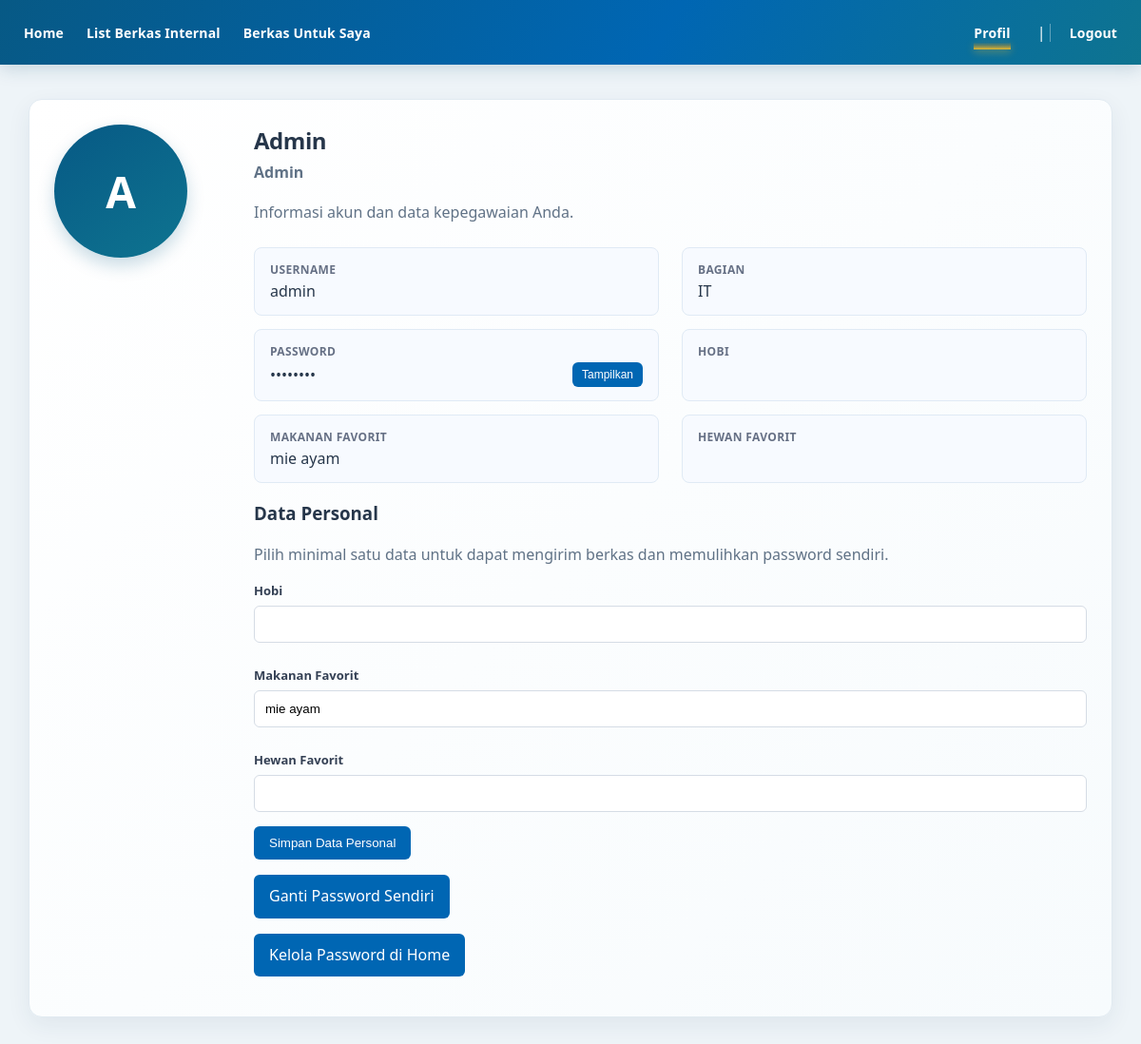
The app's page /index.php?aksi=profile (signed in) with its own data.
### tables this page shows
CREATE TABLE `user` (
  `id_user` int NOT NULL,
  `nama` varchar(50) NOT NULL,
  `username` varchar(50) NOT NULL,
  `password` varchar(255) NOT NULL,
  `bagian` varchar(50) NOT NULL,
  `role` enum('admin','pegawai') NOT NULL,
  `hobi` varchar(100) DEFAULT NULL,
  `makanan_favorit` varchar(100) DEFAULT NULL,
  `hewan_favorit` varchar(100) DEFAULT NULL
);

### controller/HomeController.php (called while the page is built, shortened)
<?php
require_once "model/User.php";
class HomeController {
    public function profile() {
        $model = new User();
        $data = $model->ambilUser($_SESSION['id_user']);
        require_once "views/profile.php";
    }
}
?>

### config/Koneksi.php (called while the page is built, shortened)
<?php
class Koneksi {
    public function getKoneksi() {
        $koneksi = new mysqli("localhost", "root", "", "e-berkas");
        $koneksi->query("SET time_zone = '+07:00'");
        return $koneksi;
    }
}
?>

### model/User.php (called while the page is built, shortened)
<?php
require_once "config/Koneksi.php";
class User {
    private $conn;
    public function __construct() {
        $db = new Koneksi();
        $this->conn = $db->getKoneksi();
        $this->pastikanKolomPersonal();
        $this->hapusKolomTidakTerpakai();
    }
    private function pastikanKolomPersonal() {
        $kolomPersonal = [
            'hobi' => 'VARCHAR(100) DEFAULT NULL',
            'makanan_favorit' => 'VARCHAR(100) DEFAULT NULL',
            'hewan_favorit' => 'VARCHAR(100) DEFAULT NULL'
        ];
        foreach ($kolomPersonal as $namaKolom => $definisi) {
            $namaKolomAman = $this->conn->real_escape_string($namaKolom);
            $cekKolom = $this->conn->query(
                "SHOW COLUMNS FROM `user` LIKE '$namaKolomAman'"
            );
        }
    }
    private function hapusKolomTidakTerpakai() {
        foreach (['email', 'no_tlp'] as $namaKolom) {
            $namaKolomAman = $this->conn->real_escape_string($namaKolom);
            $cekKolom = $this->conn->query(
                "SHOW COLUMNS FROM `user` LIKE '$namaKolomAman'"
            );
        }
    }
    public function ambilUser($id_user) {
        $stmt = $this->conn->prepare("SELECT * FROM `user` WHERE id_user = ?");
        $stmt->bind_param("i", $id_user);
        $stmt->execute();
        return $stmt->get_result()->fetch_assoc();
    }
}
?>

### views/profile.php (the view, shortened to what this page needs)
<!DOCTYPE html>
<html>
<head>
    <link rel="stylesheet" href="views/css/style.css?v=3">
</head>
<body>
    <div class="navbar">
        <a href="index.php?aksi=home">Home</a>
        <a href="index.php?aksi=berkas">List Berkas Internal</a>
        <a href="index.php?aksi=penerima">Berkas Untuk Saya</a>
        <span>
            <a class="active" aria-current="page" href="index.php?aksi=profile">Profil</a> |
            <a href="index.php?aksi=logout">Logout</a>
        </span>
    </div>
    <div class="container">
        <div class="box profile-card">
            <div class="profile-avatar">
                <?php echo strtoupper(substr($data['nama'], 0, 1)); ?>
            </div>
            <div class="profile-intro">
                <h2><?php echo htmlspecialchars($data['nama']); ?></h2>
                <p class="profile-role">
                    <?php echo htmlspecialchars(ucfirst($data['role'])); ?>
                </p>
                <p>Informasi akun dan data kepegawaian Anda.</p>
                <div class="profile-details">
                    <div class="profile-detail">
                        <strong>Username</strong>
                        <span><?php echo htmlspecialchars($data['username']); ?></span>
                    </div>
                    <div class="profile-detail">
                        <strong>Bagian</strong>
                        <span><?php echo htmlspecialchars($data['bagian']); ?></span>
                    </div>
                    <div class="profile-detail password-detail">
                        <strong>Password</strong>
                        <div class="password-row">
                            <span id="passwordValue" data-password="<?php echo htmlspecialchars($data['password'], ENT_QUOTES, 'UTF-8'); ?>">••••••••</span>
                            <button type="button" class="password-toggle" onclick="togglePassword()">Tampilkan</button>
                        </div>
                    </div>
                    <div class="profile-detail">
                        <strong>Hobi</strong>
                    </div>
                    <div class="profile-detail">
                        <strong>Makanan Favorit</strong>
                        <span><?php echo htmlspecialchars($data['makanan_favorit'] ?? '-'); ?></span>
                    </div>
                    <div class="profile-detail">
                        <strong>Hewan Favorit</strong>
                    </div>
                </div>
                <div class="profile-edit">
                    <h3>Data Personal</h3>
                    <p>Pilih minimal satu data untuk dapat mengirim berkas dan memulihkan password sendiri.</p>
                    <form action="index.php?aksi=prosesDataPersonal" method="POST">
                        <label>Hobi</label>
                        <input type="text" name="hobi" value="<?php echo htmlspecialchars($data['hobi'] ?? ''); ?>">
                        <label>Makanan Favorit</label>
                        <input type="text" name="makanan_favorit" value="<?php echo htmlspecialchars($data['makanan_favorit'] ?? ''); ?>">
                        <label>Hewan Favorit</label>
                        <input type="text" name="hewan_favorit" value="<?php echo htmlspecialchars($data['hewan_favorit'] ?? ''); ?>">
                        <button type="submit">Simpan Data Personal</button>
                    </form>
                </div>
                <p>
                    <a class="btn" href="index.php?aksi=gantiPassword">Ganti Password Sendiri</a>
                </p>
                <?php if ($data['role'] === 'admin') { ?>
                    <p>
                        <a class="btn" href="index.php?aksi=home">Kelola Password di Home</a>
                    </p>
                <?php } ?>
            </div>
        </div>
    </div>
</body>
</html>

### views/css/style.css (style rules this page uses)
* { box-sizing: border-box; }
body { margin: 0; font-family: "Segoe UI", Arial, sans-serif; background: #eef4f8; color: #26364a; animation: muncul 0.5s ease; }
.navbar { display: flex; align-items: center; min-height: 68px; background: linear-gradient(120deg, #075985, #0066b3 58%, #0e7490); padding: 16px max(25px, calc((100% - 1200px) / 2)); color: white; box-shadow: 0 4px 18px rgba(8, 73, 107, 0.18); }
.navbar a { display: inline-block; color: white; text-decoration: none; margin-right: 24px; font-size: 14px; font-weight: 600; letter-spacing: 0.01em; position: relative; z-index: 1; transition: transform 0.2s ease, opacity 0.2s ease; }
.navbar a.active { color: #fbbf24 opacity: 1; }
.navbar a.active::after { content: ""; position: absolute; bottom: -8px; left: 0; right: 0; height: 8px;/ border-radius: 6px; background: linear-gradient( to top, rgba(251, 191, 36, 0.9) 0%, rgba(245, 158, 11, 0.4) 50%, rgba(251, 191, 36, 0) 100% ); box-shadow: 0 3px 8px rgba(251, 191, 36, 0.3); }
.navbar span { margin-left: auto; }
.navbar span a:last-child { margin-right: 0; padding-left: 20px; border-left: 1px solid rgba(255, 255, 255, 0.35); }
.container { padding: 36px 30px 48px; max-width: 1200px; margin: auto; }
.box { background: white; padding: 26px; border: 1px solid #e1eaf1; border-radius: 14px; box-shadow: 0 8px 24px rgba(25, 61, 87, 0.07); animation: naik 0.6s ease; }
.box h2 { margin-top: 0; margin-bottom: 10px; font-size: 24px; letter-spacing: -0.02em; }
.box p { color: #607286; line-height: 1.6; }
form label { display: block; margin-top: 10px; color: #344054; font-size: 13px; font-weight: 700; }
input,select, textarea { width: 100%; padding: 11px; margin: 7px 0 15px; border: 1px solid #d5dce5; border-radius: 6px; background: #fff; transition: 0.3s; }
button, .btn { display: inline-block; padding: 10px 16px; background: #0066b3; color: white; border: none; text-decoration: none; border-radius: 6px; cursor: pointer; transition: 0.3s; }
a { color: #0066b3; transition: 0.2s; }
.profile-card { display: grid; grid-template-columns: 180px 1fr; gap: 30px; align-items: start; background: linear-gradient(135deg, #ffffff 0%, #f7fbfd 100%); }
.profile-avatar { display: grid; width: 140px; height: 140px; place-items: center; color: white; font-size: 46px; font-weight: 700; background: linear-gradient(145deg, #075985, #0e7490); box-shadow: 0 8px 18px rgba(7, 89, 133, 0.22); border-radius: 50%; }
.profile-intro h2 { margin-bottom: 5px; }
.profile-role { margin-top: 0; color: #0066b3; font-weight: 600; }
.profile-details { display: grid; grid-template-columns: repeat(2, minmax(0, 1fr)); gap: 14px 24px; margin-top: 24px; }
.profile-detail { padding: 14px 16px; background: #f7faff; border: 1px solid #e0eaf5; border-radius: 8px; }
.profile-detail strong, .profile-detail span { display: block; }
.profile-detail strong { margin-bottom: 3px; color: #667085; font-size: 12px; font-weight: 600; letter-spacing: 0.03em; text-transform: uppercase; }
.profile-detail span { color: #26364a; overflow-wrap: anywhere; }
.password-row { display: flex; align-items: center; justify-content: space-between; gap: 12px; }
.password-row > span { min-width: 0; overflow: hidden; text-overflow: ellipsis; white-space: nowrap; }
.password-toggle { flex-shrink: 0; padding: 6px 10px; font-size: 12px; }
h1, h2, h3 { color: #26364a; }

### records on screen
user: nama "A", nama "Admin", role "Admin", username "admin", bagian "IT", makanan_favorit "mie ayam"
